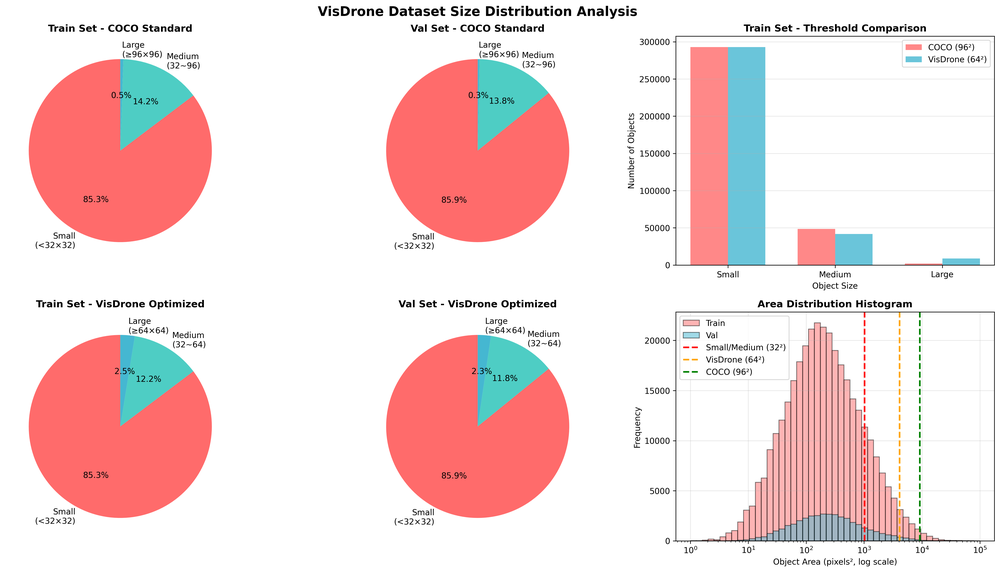
#> input picture distribution_analysis.png, 1000 x 572 px, shrunk from 5139 x 2941 before the run; its folder holds only this picture in this run
$ python check_depth_quality.py --depth_dir .
#> lines starting #> are read from the running program, lines starting #| are printed output that depends on the picture
#!/usr/bin/env python3
"""
Depth Map Quality Checker
检查生成的深度图质量是否符合要求

Usage:
    python check_depth_quality.py --depth_dir ../testDepth
"""

import argparse
from pathlib import Path
import sys

import cv2
import numpy as np
import matplotlib.pyplot as plt


def check_depth_map(depth_path):
    """
    检查单个深度图的质量

    Returns:
        dict: 质量统计信息
    """
    # 读取深度图
    depth = cv2.imread(str(depth_path), cv2.IMREAD_UNCHANGED)
#> depth is the input picture: shape (572, 1000, 4); mean B, G, R, A 219.3, 219.2, 241.7, 255

    if depth is None:
        return {"error": "Failed to load image"}

    # 基本信息
    stats = {
        "filename": depth_path.name,
        "shape": depth.shape,
        "dtype": str(depth.dtype),
        "channels": len(depth.shape),
    }

    # 如果是多通道，转换为单通道
    if len(depth.shape) == 3:
        if depth.shape[2] == 3:
            depth = cv2.cvtColor(depth, cv2.COLOR_BGR2GRAY)
        else:
            depth = depth[:, :, 0]
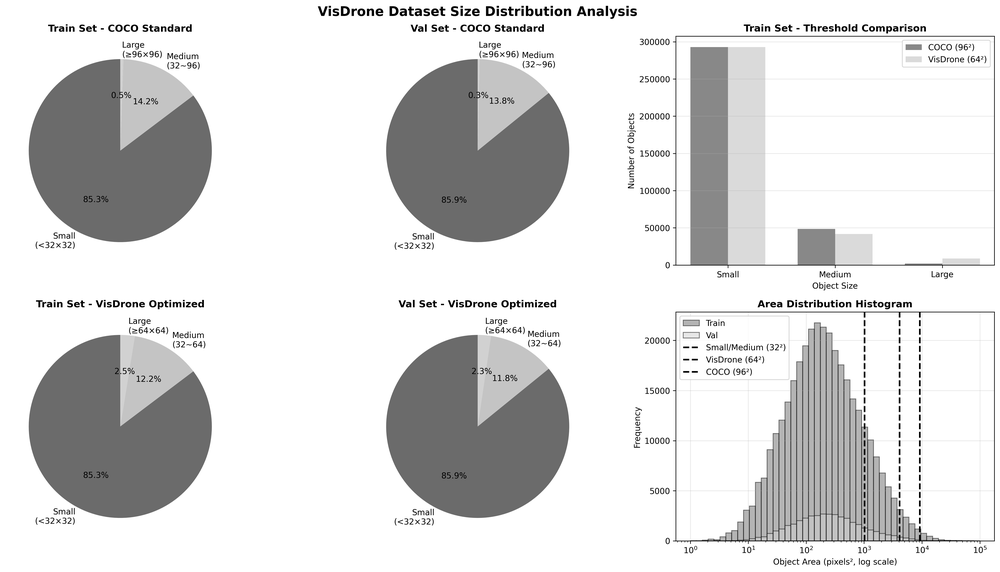
#> depth: shape (572, 1000); min 0, max 255, mean 219.3
        stats["warning"] = "Multi-channel depth converted to single channel"

    # 数值范围
    stats["min_value"] = float(depth.min())
    stats["max_value"] = float(depth.max())
    stats["mean_value"] = float(depth.mean())
    stats["std_value"] = float(depth.std())

    # 动态范围
    dynamic_range = stats["max_value"] - stats["min_value"]
#> dynamic_range = 255
    stats["dynamic_range"] = float(dynamic_range)

    # 零值比例（可能是无效深度）
    zero_ratio = (depth == 0).sum() / depth.size
#> zero_ratio = 0.00213
    stats["zero_ratio"] = float(zero_ratio)

    # NaN/Inf检查
    if depth.dtype in [np.float32, np.float64]:
        stats["has_nan"] = bool(np.isnan(depth).any())
        stats["has_inf"] = bool(np.isinf(depth).any())
    else:
        stats["has_nan"] = False
        stats["has_inf"] = False

    # 质量评估
    issues = []
    if dynamic_range < 10:
        issues.append(f"❌ Very low dynamic range ({dynamic_range:.1f})")
    elif dynamic_range < 50:
        issues.append(f"⚠️  Low dynamic range ({dynamic_range:.1f})")
    else:
        issues.append(f"✅ Good dynamic range ({dynamic_range:.1f})")

    if zero_ratio > 0.5:
        issues.append(f"❌ Too many zeros ({zero_ratio*100:.1f}%)")
    elif zero_ratio > 0.1:
        issues.append(f"⚠️  Many zeros ({zero_ratio*100:.1f}%)")
    else:
        issues.append(f"✅ Few zeros ({zero_ratio*100:.1f}%)")

    if stats.get("has_nan") or stats.get("has_inf"):
        issues.append("❌ Contains NaN/Inf values")
    else:
        issues.append("✅ No NaN/Inf")

    stats["issues"] = issues

    return stats


# [70 lines left out: function visualize_depth, not called in this run]


def main():
    parser = argparse.ArgumentParser(description="Check depth map quality")
    parser.add_argument("--depth_dir", type=str, required=True, help="Directory containing depth maps")
    parser.add_argument("--visualize", action="store_true", help="Generate visualizations")
    parser.add_argument("--save_vis", type=str, default=None, help="Directory to save visualizations")
    parser.add_argument("--max_files", type=int, default=10, help="Max number of files to check")

    args = parser.parse_args()

    # 查找深度图
    depth_dir = Path(args.depth_dir)
    if not depth_dir.exists():
        print(f"❌ Directory not found: {depth_dir}")
        sys.exit(1)

    depth_files = list(depth_dir.glob("*.png")) + list(depth_dir.glob("*.jpg"))

    if not depth_files:
        print(f"❌ No PNG/JPG files found in: {depth_dir}")
        sys.exit(1)

    print(f"Found {len(depth_files)} depth maps in {depth_dir}")
    print("=" * 80)

    # 检查前N个文件
    all_stats = []
    for i, depth_path in enumerate(depth_files[:args.max_files]):
        print(f"\n[{i+1}/{min(len(depth_files), args.max_files)}] Checking: {depth_path.name}")

        stats = check_depth_map(depth_path)
#> stats = 14 items
        all_stats.append(stats)

        if "error" in stats:
            print(f"  ❌ Error: {stats['error']}")
            continue

        print(f"  Shape: {stats['shape']}, Dtype: {stats['dtype']}")
#|   Shape: (572, 1000, 4), Dtype: uint8
        print(f"  Range: [{stats['min_value']:.1f}, {stats['max_value']:.1f}]")
#|   Range: [0.0, 255.0]
        print(f"  Mean: {stats['mean_value']:.2f}, Std: {stats['std_value']:.2f}")
#|   Mean: 219.34, Std: 60.37

        for issue in stats['issues']:
            print(f"  {issue}")
#> this loop made 3 passes
#> issue on passes 1 to 3: '✅ Good dynamic range (255.0)', '✅ Few zeros (0.2%)', '✅ No NaN/Inf'
#|   ✅ Good dynamic range (255.0)
#|   ✅ Few zeros (0.2%)
#|   ✅ No NaN/Inf

        # 可视化
        if args.visualize:
            visualize_depth(depth_path, save_dir=args.save_vis)

    # 汇总统计
    print("\n" + "=" * 80)
    print("Summary Statistics")
    print("=" * 80)

    valid_stats = [s for s in all_stats if "error" not in s]
#> valid_stats = 1 item

    if valid_stats:
        print(f"Valid depth maps: {len(valid_stats)}/{len(all_stats)}")
#| Valid depth maps: 1/1

        # 平均动态范围
        avg_dynamic_range = np.mean([s['dynamic_range'] for s in valid_stats])
#> avg_dynamic_range = 255
        print(f"Average dynamic range: {avg_dynamic_range:.2f}")
#| Average dynamic range: 255.00

        # 平均零值比例
        avg_zero_ratio = np.mean([s['zero_ratio'] for s in valid_stats])
#> avg_zero_ratio = 0.00213
        print(f"Average zero ratio: {avg_zero_ratio*100:.2f}%")
#| Average zero ratio: 0.21%

        # 数据类型分布
        dtypes = [s['dtype'] for s in valid_stats]
#> dtypes = ['uint8']
        unique_dtypes = set(dtypes)
#> unique_dtypes = 1 item
        print(f"Data types: {unique_dtypes}")
#| Data types: {'uint8'}

        # 质量评估
        print("\nQuality Assessment:")

        good_range = sum(1 for s in valid_stats if s['dynamic_range'] >= 50)
#> good_range = 1
        print(f"  Good dynamic range (≥50): {good_range}/{len(valid_stats)}")
#|   Good dynamic range (≥50): 1/1

        low_zeros = sum(1 for s in valid_stats if s['zero_ratio'] < 0.1)
#> low_zeros = 1
        print(f"  Low zero ratio (<10%): {low_zeros}/{len(valid_stats)}")
#|   Low zero ratio (<10%): 1/1

        # 总体建议
        print("\n" + "=" * 80)
        print("Recommendations:")
        print("=" * 80)

        if avg_dynamic_range < 50:
            print("⚠️  ISSUE: Low average dynamic range")
            print("   → Check depth estimation model settings")
            print("   → Ensure input images have good contrast")
            print("   → Consider using 16-bit PNG instead of 8-bit")
        else:
            print("✅ Dynamic range is good")

        if avg_zero_ratio > 0.1:
            print("⚠️  ISSUE: Many zero values in depth maps")
            print("   → Zero may indicate invalid/unknown depth")
            print("   → YOLORGBDDataset will handle this, but affects quality")
            print("   → Consider post-processing to fill holes")
        else:
            print("✅ Zero ratio is acceptable")

        # 检查8-bit vs 16-bit
        if all(s['dtype'] == 'uint8' for s in valid_stats):
            print("\n⚠️  NOTE: All depth maps are 8-bit (uint8)")
            print("   → 8-bit depth: 0-255 range (256 discrete levels)")
            print("   → 16-bit depth: 0-65535 range (65536 levels)")
            print("   → For better precision, regenerate with 16-bit PNG")
            print("   → Command example:")
            print("     cv2.imwrite('depth.png', depth.astype(np.uint16))")
        elif all(s['dtype'] == 'uint16' for s in valid_stats):
            print("\n✅ Using 16-bit depth maps (excellent precision)")

    else:
        print("❌ No valid depth maps found")


if __name__ == "__main__":
    main()
